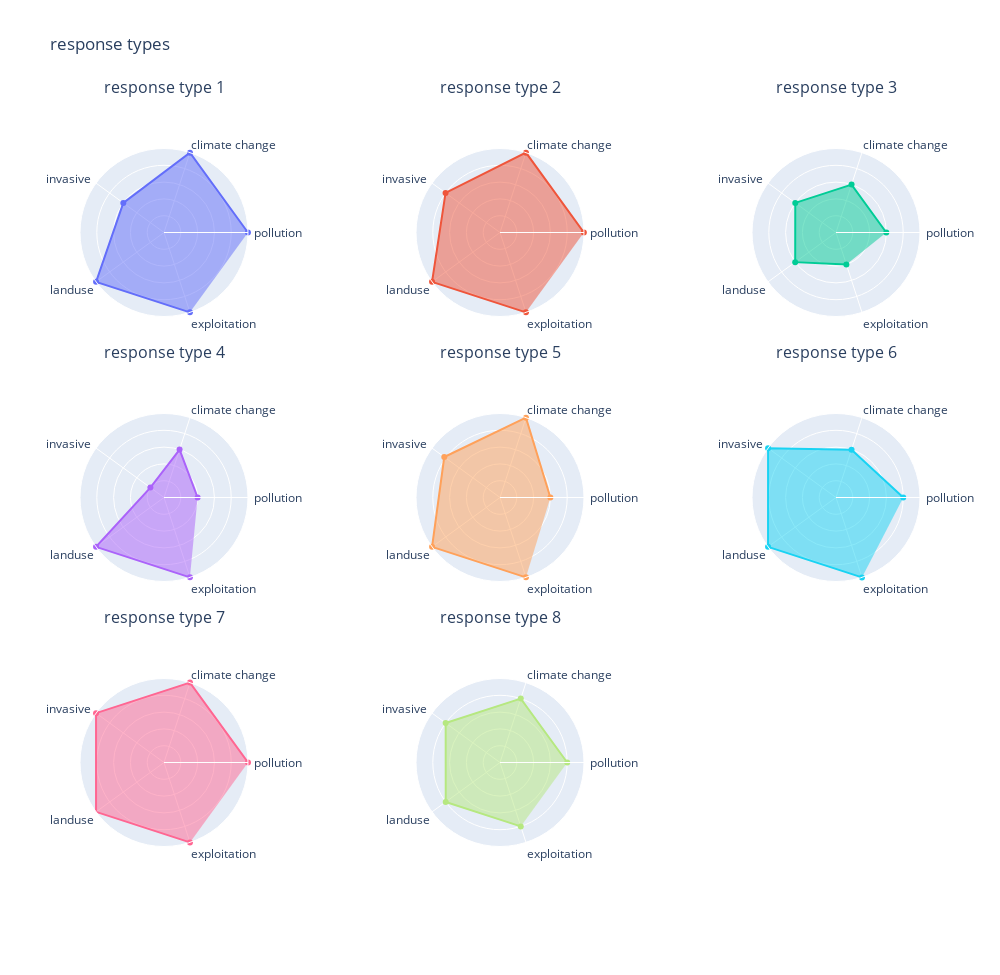

The notebook cell this image was saved under:
### Code cell
fig

### Figure 1 — Plotly figure (JSON) as saved in the notebook; plotly's stock layout.template omitted (floating-point values rounded to 4 significant figures)
{"data": [{"fill": "toself", "r": [0.9992, 0.9996, 0.5987, 0.9996, 0.9994], "subplot": "polar", "theta": [" pollution", "climate change", "invasive ", "landuse", "exploitation"], "type": "scatterpolar"}, {"fill": "toself", "r": [0.9983, 0.9996, 0.8012, 0.9997, 0.9996], "subplot": "polar2", "theta": [" pollution", "climate change", "invasive ", "landuse", "exploitation"], "type": "scatterpolar"}, {"fill": "toself", "r": [0.5988, 0.5999, 0.5992, 0.6002, 0.4], "subplot": "polar3", "theta": [" pollution", "climate change", "invasive ", "landuse", "exploitation"], "type": "scatterpolar"}, {"fill": "toself", "r": [0.4001, 0.6002, 0.2008, 1.0, 0.9996], "subplot": "polar4", "theta": [" pollution", "climate change", "invasive ", "landuse", "exploitation"], "type": "scatterpolar"}, {"fill": "toself", "r": [0.5995, 0.9993, 0.8202, 0.9995, 0.9992], "subplot": "polar5", "theta": [" pollution", "climate change", "invasive ", "landuse", "exploitation"], "type": "scatterpolar"}, {"fill": "toself", "r": [0.8009, 0.599, 0.9993, 0.9998, 0.9998], "subplot": "polar6", "theta": [" pollution", "climate change", "invasive ", "landuse", "exploitation"], "type": "scatterpolar"}, {"fill": "toself", "r": [1.0, 1.0, 1.0, 1.0, 1.0], "subplot": "polar7", "theta": [" pollution", "climate change", "invasive ", "landuse", "exploitation"], "type": "scatterpolar"}, {"fill": "toself", "r": [0.8003, 0.8, 0.7996, 0.7985, 0.8], "subplot": "polar8", "theta": [" pollution", "climate change", "invasive ", "landuse", "exploitation"], "type": "scatterpolar"}], "layout": {"annotations": [{"font": {"size": 16}, "showarrow": false, "text": "response type 1", "x": 0.1, "xanchor": "center", "xref": "paper", "y": 1, "yanchor": "bottom", "yref": "paper"}, {"font": {"size": 16}, "showarrow": false, "text": "response type 2", "x": 0.5, "xanchor": "center", "xref": "paper", "y": 1, "yanchor": "bottom", "yref": "paper"}, {"font": {"size": 16}, "showarrow": false, "text": "response type 3", "x": 0.9, "xanchor": "center", "xref": "paper", "y": 1, "yanchor": "bottom", "yref": "paper"}, {"font": {"size": 16}, "showarrow": false, "text": "response type 4", "x": 0.1, "xanchor": "center", "xref": "paper", "y": 0.6667, "yanchor": "bottom", "yref": "paper"}, {"font": {"size": 16}, "showarrow": false, "text": "response type 5", "x": 0.5, "xanchor": "center", "xref": "paper", "y": 0.6667, "yanchor": "bottom", "yref": "paper"}, {"font": {"size": 16}, "showarrow": false, "text": "response type 6", "x": 0.9, "xanchor": "center", "xref": "paper", "y": 0.6667, "yanchor": "bottom", "yref": "paper"}, {"font": {"size": 16}, "showarrow": false, "text": "response type 7", "x": 0.1, "xanchor": "center", "xref": "paper", "y": 0.3333, "yanchor": "bottom", "yref": "paper"}, {"font": {"size": 16}, "showarrow": false, "text": "response type 8", "x": 0.5, "xanchor": "center", "xref": "paper", "y": 0.3333, "yanchor": "bottom", "yref": "paper"}], "height": 975, "paper_bgcolor": "rgba(0, 0, 0, 0)", "plot_bgcolor": "rgba(0, 0, 0, 0)", "polar": {"domain": {"x": [0, 0.2], "y": [0.6667, 1]}, "radialaxis": {"range": [0, 1], "showticklabels": false, "visible": true}}, "polar2": {"domain": {"x": [0.4, 0.6], "y": [0.6667, 1]}, "radialaxis": {"range": [0, 1], "showticklabels": false, "visible": true}}, "polar3": {"domain": {"x": [0.8, 1], "y": [0.6667, 1]}, "radialaxis": {"range": [0, 1], "showticklabels": false, "visible": true}}, "polar4": {"domain": {"x": [0, 0.2], "y": [0.3333, 0.6667]}, "radialaxis": {"range": [0, 1], "showticklabels": false, "visible": true}}, "polar5": {"domain": {"x": [0.4, 0.6], "y": [0.3333, 0.6667]}, "radialaxis": {"range": [0, 1], "showticklabels": false, "visible": true}}, "polar6": {"domain": {"x": [0.8, 1], "y": [0.3333, 0.6667]}, "radialaxis": {"range": [0, 1], "showticklabels": false, "visible": true}}, "polar7": {"domain": {"x": [0, 0.2], "y": [0, 0.3333]}, "radialaxis": {"range": [0, 1], "showticklabels": false, "visible": true}}, "polar8": {"domain": {"x": [0.4, 0.6], "y": [0, 0.3333]}, "radialaxis": {"range": [0, 1], "showticklabels": false, "visible": true}}, "polar9": {"domain": {"x": [0.8, 1], "y": [0, 0.3333]}, "radialaxis": {"range": [0, 1], "showticklabels": false, "visible": true}}, "showlegend": false, "title": {"text": "response types"}, "width": 1000}}
